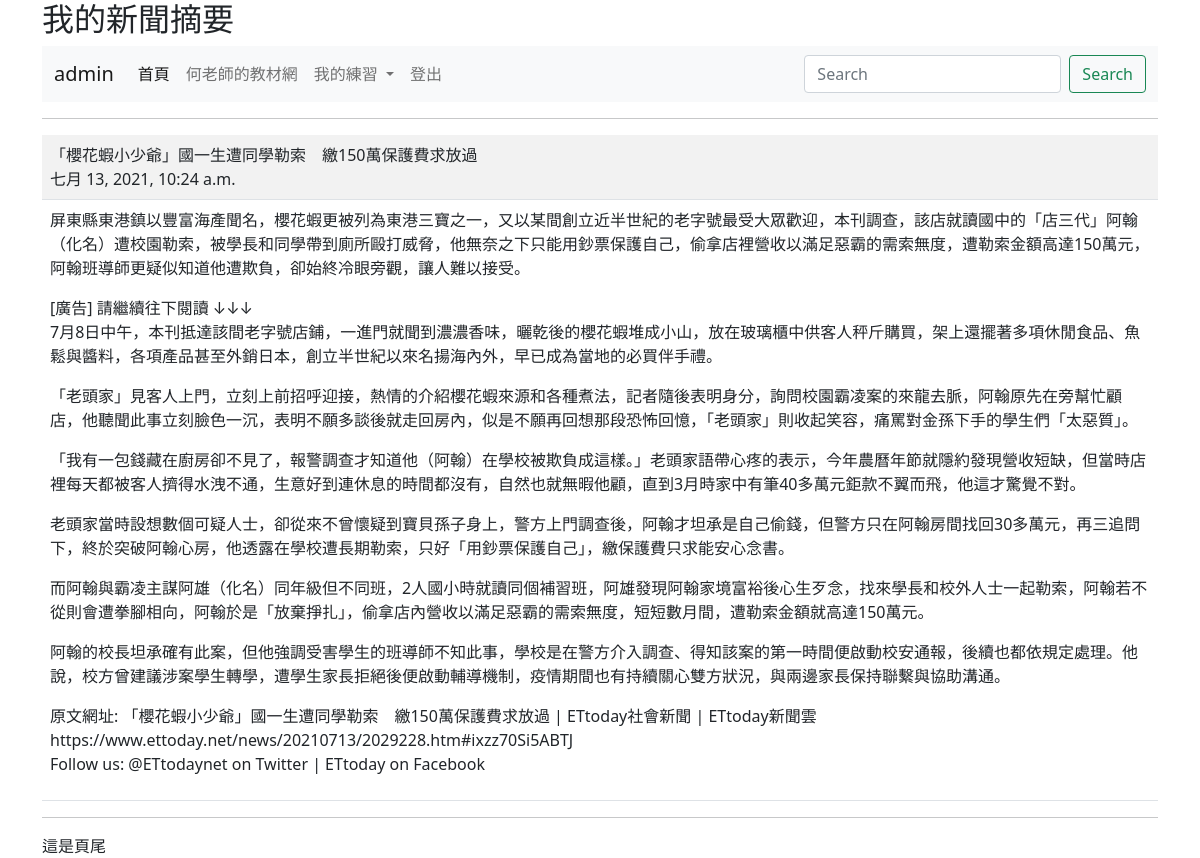
The app's page /show/6 (signed in) with its own data.
### mysite/models.py (models this page shows, shortened)
class Post(models.Model):
	title = models.CharField(max_length=200)
	body = models.TextField()
	pub_date = models.DateTimeField(default=timezone.now)
	class Meta:
		ordering = ('-pub_date',)

### mysite/views.py (the view)
# urls.py: path('show/<int:id>',views.show),
@login_required(login_url = "/admin/login/")
def show(request, id):
	try:
		post = Post.objects.get(id=id)
	except:
		return redirect("/news/")
	return render(request,"show.html", locals())

### templates/show.html (shortened to what this page needs)
{% extends "base.html" %}
{% block main %}
	<hr>
	<table class="table table-striped">
		<tr>
			<td>
				{{ post.title }}<br>
				{{ post.pub_date }}
			</td>
		</tr>
		<tr>
			<td>
				{{ post.body | linebreaks}}
			</td>
		</tr>
	</table>
{% endblock %}

### templates/menu.html (shortened to what this page needs)
<nav class="navbar navbar-expand-lg navbar-light bg-light">
  <div class="container-fluid">
    <a class="navbar-brand" href="#">
    {% if request.user.is_authenticated %}
     {{request.user.username}}
    {% else %}
      訪客
    {% endif %}
    </a>
    <div class="collapse navbar-collapse" id="navbarSupportedContent">
      <ul class="navbar-nav me-auto mb-2 mb-lg-0">
        <li class="nav-item">
          <a class="nav-link active" aria-current="page" href="#">首頁</a>
        </li>
        <li class="nav-item">
          <a class="nav-link" href="https://104.es">何老師的教材網</a>
        </li>
        <li class="nav-item dropdown">
          <a class="nav-link dropdown-toggle" href="#" id="navbarDropdown" role="button" data-bs-toggle="dropdown" aria-expanded="false">
            我的練習
          </a>
        </li>
        {% if request.user.is_authenticated %}
          <li class="nav-item">
          <a class="nav-link" href="/mylogout/" tabindex="-1">登出</a>
          </li>
        {% else %}
        <li class="nav-item">
          <a class="nav-link" href="/admin/login/?next=/" tabindex="-1">登入</a>
        </li>
        {% endif %}
      </ul>
      <form class="d-flex">
        <input class="form-control me-2" type="search" placeholder="Search" aria-label="搜尋">
        <button class="btn btn-outline-success" type="submit">Search</button>
      </form>
    </div>
  </div>
</nav>

### records on screen
Post: title "「櫻花蝦小少爺」國一生遭同學勒索 繳150萬保護費求放過", pub_date "七月 13, 2021, 10:24 a.m.", body "屏東縣東港鎮以豐富海產聞名，櫻花蝦更被列為東港三寶之一，又以某間創立近半世紀的老字號最受大眾歡迎，本刊調查，該店就讀國中的「店三代」阿翰（化名）遭校園勒索，被學長和同學帶到廁所毆打威脅，他無奈之下只能用鈔票保護自己，偷拿店裡營收以滿足惡霸的需索無度，遭勒索金額高達150萬元，阿翰班導師更疑似知道他遭欺負，卻始終冷眼旁觀，讓人難以接受。 [廣告] 請繼續往下閱讀 ↓↓↓ 7月8日中午，本刊抵達該間老字號店鋪，一進門就聞到濃濃香味，曬乾後的櫻花蝦堆成小山，放在玻璃櫃中供客人秤斤購買，架上還擺著多項休閒食品、魚鬆與醬料，各項產品甚至外銷日本，創立半世紀以來名揚海內外，早已成為當地的必買伴手禮。 「老頭家」見客人上門，立刻上前招呼迎接，熱情的介紹櫻花蝦來源和各種煮法，記者隨後表明身分，詢問校園霸凌案的來龍去脈，阿翰原先在旁幫忙顧店，他聽聞此事立刻臉色一沉，表明不願多談後就走回房內，似是不願再回想那段恐怖回憶，「老頭家」則收起笑容，痛罵對金孫下手的學生們「太惡質」。 「我有一包錢藏在廚房卻不見了，報警調查才知道他（阿翰）在學校被欺負成這樣。」老頭家語帶心疼的表示，今年農曆年節就隱約發現營收短缺，但當時店裡每天都被客人擠得水洩不通，生意好到連休息的時間都沒有，自然也就無暇他顧，直到3月時家中有筆40多萬元鉅款不翼而飛，他這才驚覺不對。 老頭家當時設想數個可疑人士，卻從來不曾懷疑到寶貝孫子身上，警方上門調查後，阿翰才坦承是自己偷錢，但警方只在阿翰房間找回30多萬元，再三追問下，終於突破阿翰心房，他透露在學校遭長期勒索，只好「用鈔票保護自己」，繳保護費只求能安心念書。…"

### other values on screen
{{ request.user.username }} "admin"
